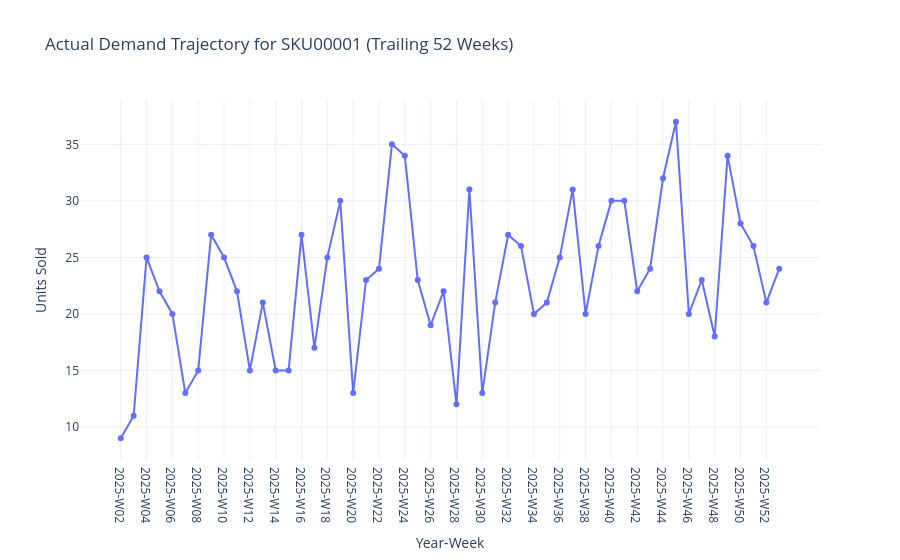

This figure's notebook cell:
### Markdown cell above
## 2. Baseline Visual Inspection

We inspect the seasonal-naive baseline prediction against actual historical demand for representative SKUs.

### Code cell
sample_sku = weekly['sku_id'].iloc[0]
sku_data = weekly[weekly['sku_id'] == sample_sku].sort_values('year_week').tail(52)

fig = go.Figure()
fig.add_trace(go.Scatter(x=sku_data['year_week'], y=sku_data['units_sold'], mode='lines+markers', name='Actual Sales'))
fig.update_layout(
    title=f"Actual Demand Trajectory for {sample_sku} (Trailing 52 Weeks)",
    xaxis_title="Year-Week",
    yaxis_title="Units Sold",
    template="plotly_white"
)
fig.show()

### Figure 1 — Plotly figure (JSON) as saved in the notebook; plotly's stock layout.template omitted (floating-point values rounded to 4 significant figures)
{"data": [{"mode": "lines+markers", "name": "Actual Sales", "type": "scatter", "x": ["2025-W02", "2025-W03", "2025-W04", "2025-W05", "2025-W06", "2025-W07", "2025-W08", "2025-W09", "2025-W10", "2025-W11", "2025-W12", "2025-W13", "2025-W14", "2025-W15", "2025-W16", "2025-W17", "2025-W18", "2025-W19", "2025-W20", "2025-W21", "2025-W22", "2025-W23", "2025-W24", "2025-W25", "2025-W26", "2025-W27", "2025-W28", "2025-W29", "2025-W30", "2025-W31", "2025-W32", "2025-W33", "2025-W34", "2025-W35", "2025-W36", "2025-W37", "2025-W38", "2025-W39", "2025-W40", "2025-W41", "2025-W42", "2025-W43", "2025-W44", "2025-W45", "2025-W46", "2025-W47", "2025-W48", "2025-W49", "2025-W50", "2025-W51", "2025-W52", "2026-W01"], "y": [9, 11, 25, 22, 20, 13, 15, 27, 25, 22, 15, 21, 15, 15, 27, 17, 25, 30, 13, 23, 24, 35, 34, 23, 19, 22, 12, 31, 13, 21, 27, 26, 20, 21, 25, 31, 20, 26, 30, 30, 22, 24, 32, 37, 20, 23, 18, 34, 28, 26, 21, 24]}], "layout": {"title": {"text": "Actual Demand Trajectory for SKU00001 (Trailing 52 Weeks)"}, "xaxis": {"title": {"text": "Year-Week"}}, "yaxis": {"title": {"text": "Units Sold"}}}}
